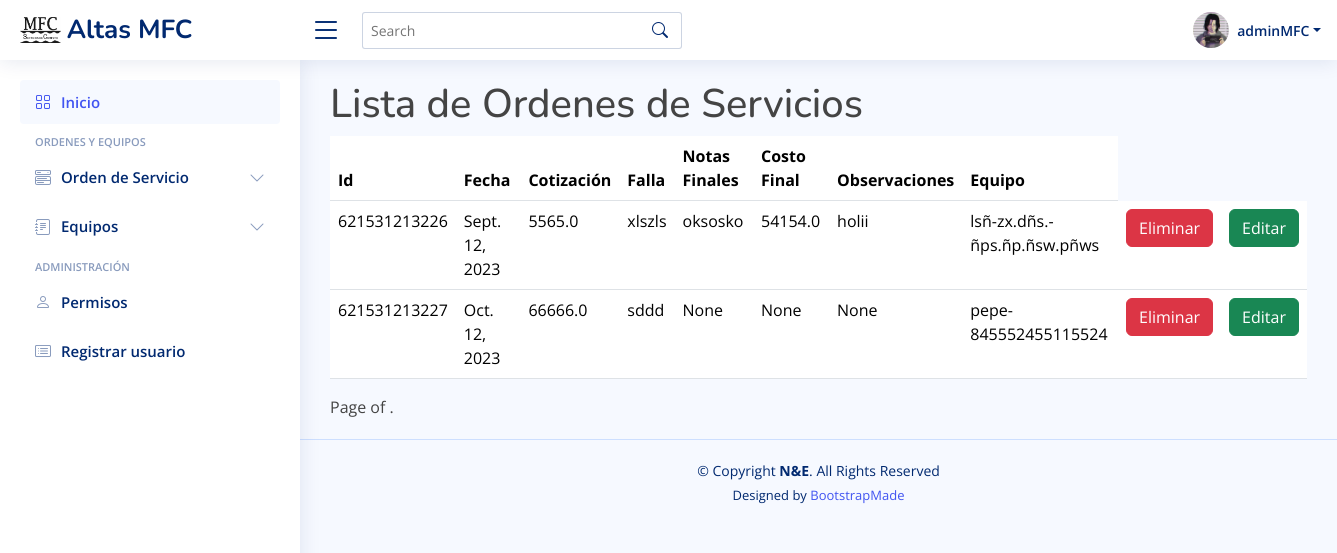
The app's page /servicios/ (signed in), older data.
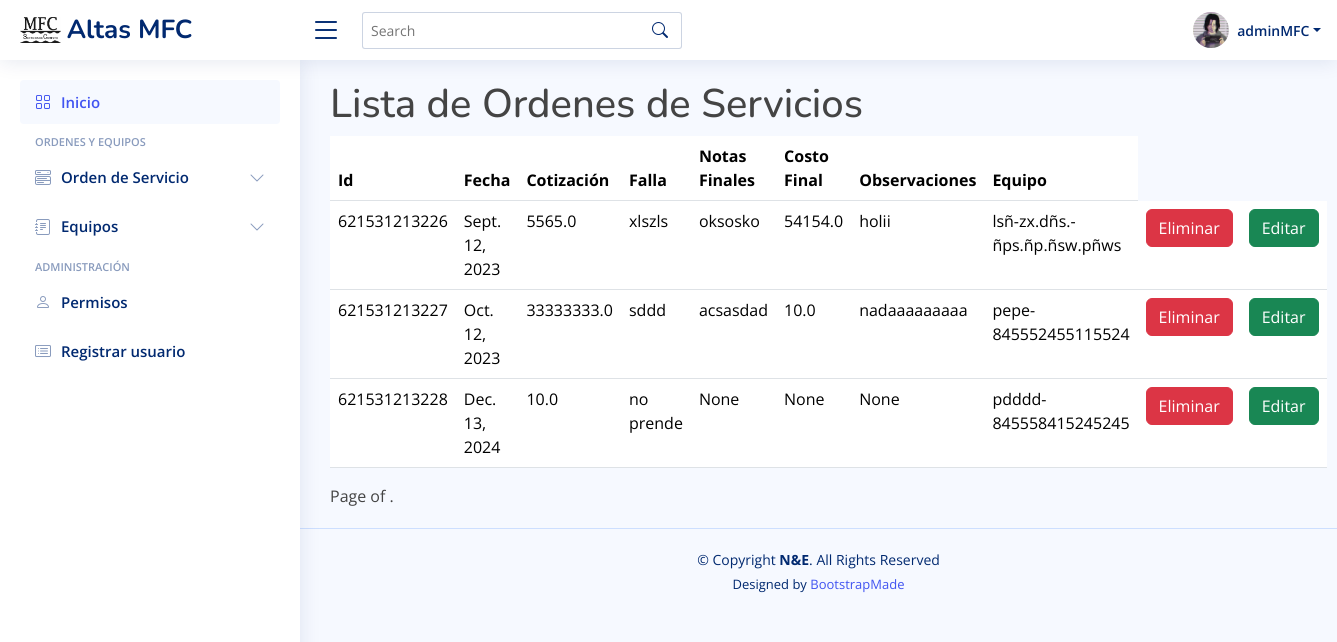
The same page, newer data.
### inicio/models.py (models this page shows)
class OrdenServicio(models.Model):
    id_orden = models.AutoField(null=False, blank=False, primary_key=True)
    fecha_orden = models.DateField(null=False)
    cotizacion = models.FloatField(max_length=5)
    tipo_servicio = models.CharField(max_length=20, null=False)
    falla_equipo = models.CharField(max_length=200, null=False)
    indicaciones_adicionales = models.CharField(max_length=70, null= False)
    servicio_realizado = models.CharField(max_length=150,null=True)
    notas_finales = models.CharField(max_length=150,null=True)
    encargado = models.CharField(max_length=50,null=True)
    partes = models.CharField(max_length=70,null=True)
    fecha_entrega = models.DateField(null=True, blank=True)
    costo_final = models.FloatField(max_length=5.2,null=True)
    observaciones_notas = models.CharField(max_length=50,null=True)
    equipo = models.ForeignKey(Equipo, null=False, blank=False, on_delete=models.CASCADE)

class Equipo (models.Model):
    cliente_equipo = models.TextField(max_length=50, null=False)
    telefono_cliente = models.IntegerField(null=False)
    tipo = [
        ('E','Escritorio-CPU'),
        ('P','Portatil'),
        ('A','AIO'),
        ('I','Impresora'),
        ('M','Multifuncional'),
        ('T','Tablet')
    ]
    tipo_equipo = models.TextField(max_length=1, choices= tipo, default='P')
    marca_equipo = models.TextField(max_length=30, null=False)
    modelo_equipo = models.TextField(max_length=30, null=False)
    serial_number = models.TextField(max_length=15, null=False, blank=False,unique=True)
    accesorios_equipo = models.TextField(max_length=100,null=True)
    contraseña_equipo = models.TextField(max_length=30,null=True)
    sistema_operativo = models.TextField(max_length=30, null=False)
    def __str__(self):
        return f"{self.cliente_equipo}-{self.serial_number}"

### inicio/views.py (the view)
# urls.py: path('servicios/', views.lista_servicios, name='Servicios'),
@login_required
def lista_servicios(request):
    context={
        'servicio': OrdenServicio.objects.all()
    }
    return render(request, 'servicios/lista_servicios.html',context)

### inicio/templates/servicios/lista_servicios.html (shortened to what this page needs)
{% extends 'base.html' %}
{% block contenido %}
<h1>Lista de Ordenes de Servicios</h1>
    <table class="table">
        <thead>
            <tr>
                <th>Id</th>
                <th>Fecha</th>
                <th>Cotización</th>
                <th>Falla</th>
                <th>Notas Finales</th>
                <th>Costo Final</th>
                <th>Observaciones</th>
                <th>Equipo</th>
            </tr>
        </thead>
        <tbody>
            {% for servicio in servicio %}
                <tr>
                    <td>{{servicio.id_orden}}</td>
                    <td>{{servicio.fecha_orden}}</td>
                    <td>{{servicio.cotizacion}}</td>
                    <td>{{servicio.falla_equipo}}</td>
                    <td>{{servicio.notas_finales}}</td>
                    <td>{{servicio.costo_final}}</td>
                    <td>{{servicio.observaciones_notas}}</td>
                    <td>{{servicio.equipo}}</td>
                    <td><a class="btn btn-danger" href="eliminarOrden/{{servicio.id_orden}}">Eliminar</a></td>
                    <td><a class="btn btn-success" href="editarOrden/{{servicio.id_orden}}">Editar</a></td>
                </tr>
            {% endfor %}
        </tbody>
    </table>
    <div class="pagination">
        <span class="step-links">
            <span class="current">
                Page {{ page_obj.number }} of {{ page_obj.paginator.num_pages }}.
            </span>
        </span>
    </div>
{% endblock contenido %}

### inicio/templates/base.html (shortened to what this page needs)
{% load static %}
<!DOCTYPE html>
<html lang="en">
<head>
  <link href="{% static 'vendor/bootstrap/css/bootstrap.min.css' %}" rel="stylesheet">
  <link href="{% static 'vendor/bootstrap-icons/bootstrap-icons.css' %}" rel="stylesheet">
  <link href="{% static 'vendor/boxicons/css/boxicons.min.css' %}" rel="stylesheet">
  <link href="{% static 'vendor/quill/quill.snow.css' %}" rel="stylesheet">
  <link href="{% static 'vendor/quill/quill.bubble.css' %}" rel="stylesheet">
  <link href="{% static 'vendor/remixicon/remixicon.css' %}" rel="stylesheet">
  <link href="{% static 'vendor/simple-datatables/style.css' %}" rel="stylesheet">
  <link href="{% static 'css/style.css' %}" rel="stylesheet">
</head>
<body>
  <header id="header" class="header fixed-top d-flex align-items-center">
    <div class="d-flex align-items-center justify-content-between">
      <a href="index.html" class="logo d-flex align-items-center">
        <img src="{% static 'img/logo-mfc.png' %}" alt="">
        <span class="d-none d-lg-block">Altas MFC</span>
      </a>
      <i class="bi bi-list toggle-sidebar-btn"></i>
    </div>
    <div class="search-bar">
      <form class="search-form d-flex align-items-center" method="POST" action="#">
        <input type="text" name="query" placeholder="Search" title="Enter search keyword">
        <button type="submit" title="Search"><i class="bi bi-search"></i></button>
      </form>
    </div>
    <nav class="header-nav ms-auto">
      <ul class="d-flex align-items-center">
        <li class="nav-item dropdown pe-3">
          <a class="nav-link nav-profile d-flex align-items-center pe-0" href="#" data-bs-toggle="dropdown">
            <img src="{% static 'img/perfil-prueba.jpg' %}" alt="foto-perfil" class="rounded-circle">
            <span class="d-none d-md-block dropdown-toggle ps-2">{{user}}</span>
          </a>
        </li>
      </ul>
    </nav>
  </header>
  <aside id="sidebar" class="sidebar">
    <ul class="sidebar-nav" id="sidebar-nav">
      <li class="nav-item">
        <a class="nav-link " href="{% url 'Principal' %}">
          <i class="bi bi-grid"></i>
          <span>Inicio</span>
        </a>
      </li>
      <li class="nav-heading">Ordenes y Equipos</li>
      <li class="nav-item">
        <a class="nav-link collapsed" data-bs-target="#components-nav" data-bs-toggle="collapse" href="#">
          <i class="bi bi-menu-button-wide"></i><span>Orden de Servicio</span><i class="bi bi-chevron-down ms-auto"></i>
        </a>
      </li>
      <li class="nav-item">
        <a class="nav-link collapsed" data-bs-target="#forms-nav" data-bs-toggle="collapse" href="#">
          <i class="bi bi-journal-text"></i><span>Equipos</span><i class="bi bi-chevron-down ms-auto"></i>
        </a>
      </li>
      <li class="nav-heading">Administración</li>
      <li class="nav-item">
        <a class="nav-link collapsed" href="{% url 'usuarios' %}">
          <i class="bi bi-person"></i>
          <span>Permisos</span>
        </a>
      </li>
      <li class="nav-item">
        <a class="nav-link collapsed" href="{% url 'Registrar' %}">
          <i class="bi bi-card-list"></i>
          <span>Registrar usuario</span>
        </a>
      </li>
    </ul>
  </aside>
  <main id="main" class="main">
    {% block contenido %}
    {% endblock contenido %}
  </main>
  <footer id="footer" class="footer">
    <div class="copyright">
      &copy; Copyright <strong><span>N&amp;E</span></strong>. All Rights Reserved
    </div>
    <div class="credits">
      Designed by <a href="https://bootstrapmade.com/">BootstrapMade</a>
    </div>
  </footer>
</body>
</html>

### static/css/style.css (style rules this page uses)
:root { scroll-behavior: smooth; }
body { font-family: "Open Sans", sans-serif; background: #f6f9ff; color: #444444; }
a { color: #4154f1; text-decoration: none; }
h1, h2, h3, h4, h5, h6 { font-family: "Nunito", sans-serif; }
#main { margin-top: 60px; padding: 20px 30px; transition: all 0.3s; }
.logo { line-height: 1; }
@media (min-width: 1200px) { .logo { width: 280px; } }
.logo img { max-height: 26px; margin-right: 6px; }
.logo span { font-size: 26px; font-weight: 700; color: #012970; font-family: "Nunito", sans-serif; }
.header { transition: all 0.5s; z-index: 997; height: 60px; box-shadow: 0px 2px 20px rgba(1, 41, 112, 0.1); background-color: #fff; padding-left: 20px; }
.header .toggle-sidebar-btn { font-size: 32px; padding-left: 10px; cursor: pointer; color: #012970; }
.header .search-bar { min-width: 360px; padding: 0 20px; }
.header .search-form { width: 100%; }
.header .search-form input { border: 0; font-size: 14px; color: #012970; border: 1px solid rgba(1, 41, 112, 0.2); padding: 7px 38px 7px 8px; border-radius: 3px; transition: 0.3s; width: 100%; }
.header .search-form button { border: 0; padding: 0; margin-left: -30px; background: none; }
.header .search-form button i { color: #012970; }
.header-nav ul { list-style: none; }
.header-nav>ul { margin: 0; padding: 0; }
.header-nav .nav-profile { color: #012970; }
.header-nav .nav-profile img { max-height: 36px; }
.header-nav .nav-profile span { font-size: 14px; font-weight: 600; }
.sidebar { position: fixed; top: 60px; left: 0; bottom: 0; width: 300px; z-index: 996; transition: all 0.3s; padding: 20px; overflow-y: auto; scrollbar-width: thin; scrollbar-color: #aab7cf transparent; box-shadow: 0px 0px 20px rgba(1, 41, 112, 0.1); background-color: #fff; }
@media (min-width: 1200px) { #main, #footer { margin-left: 300px; } }
.sidebar-nav { padding: 0; margin: 0; list-style: none; }
.sidebar-nav li { padding: 0; margin: 0; list-style: none; }
.sidebar-nav .nav-item { margin-bottom: 5px; }
.sidebar-nav .nav-heading { font-size: 11px; text-transform: uppercase; color: #899bbd; font-weight: 600; margin: 10px 0 5px 15px; }
.sidebar-nav .nav-link { display: flex; align-items: center; font-size: 15px; font-weight: 600; color: #4154f1; transition: 0.3; background: #f6f9ff; padding: 10px 15px; border-radius: 4px; }
.sidebar-nav .nav-link i { font-size: 16px; margin-right: 10px; color: #4154f1; }
.sidebar-nav .nav-link.collapsed { color: #012970; background: #fff; }
.sidebar-nav .nav-link.collapsed i { color: #899bbd; }
.sidebar-nav .nav-link .bi-chevron-down { margin-right: 0; transition: transform 0.2s ease-in-out; }
.footer { padding: 20px 0; font-size: 14px; transition: all 0.3s; border-top: 1px solid #cddfff; }
.footer .copyright { text-align: center; color: #012970; }
.footer .credits { padding-top: 5px; text-align: center; font-size: 13px; color: #012970; }

Row changes from the older to the newer data that the page shows:
changed OrdenServicio "sddd": cotizacion "66666.0" → "33333333.0"; notas_finales "None" → "acsasdad"; costo_final "None" → "10.0"; observaciones_notas "None" → "nadaaaaaaaaa"
added OrdenServicio: id_orden "621531213228", fecha_orden "Dec. 13, 2024", cotizacion "10.0", falla_equipo "no prende", notas_finales "None", costo_final "None", observaciones_notas "None", equipo "pdddd-845558415245245"
